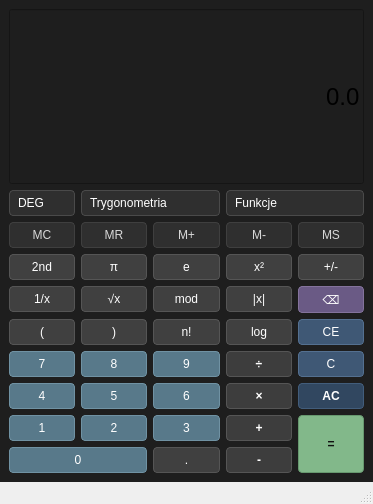
<?xml version="1.0" encoding="UTF-8"?>
<ui version="4.0">
 <class>Calculator</class>
 <widget class="QMainWindow" name="Calculator">
  <property name="geometry">
   <rect>
    <x>0</x>
    <y>0</y>
    <width>373</width>
    <height>504</height>
   </rect>
  </property>
  <property name="sizePolicy">
   <sizepolicy hsizetype="Preferred" vsizetype="Fixed">
    <horstretch>0</horstretch>
    <verstretch>0</verstretch>
   </sizepolicy>
  </property>
  <property name="windowTitle">
   <string>Calculator</string>
  </property>
  <widget class="QWidget" name="centralwidget">
   <property name="styleSheet">
    <string notr="true">QWidget {
    background-color: #1e1e1e;
}</string>
   </property>
   <layout class="QGridLayout" name="gridLayout">
    <item row="6" column="0">
     <widget class="QPushButton" name="liczba7">
      <property name="sizePolicy">
       <sizepolicy hsizetype="Preferred" vsizetype="Preferred">
        <horstretch>0</horstretch>
        <verstretch>0</verstretch>
       </sizepolicy>
      </property>
      <property name="styleSheet">
       <string notr="true">QPushButton {
    background-color: #58798a;
    color: white;
    border: 1px solid #7092a3;
    border-radius: 4px;
    padding: 5px;
}

QPushButton:hover {
    background-color: #678a9b;
}

QPushButton:pressed {
    background-color: #4b6978;
}</string>
      </property>
      <property name="text">
       <string>7</string>
      </property>
     </widget>
    </item>
    <item row="9" column="0" colspan="2">
     <widget class="QPushButton" name="liczba0">
      <property name="sizePolicy">
       <sizepolicy hsizetype="Preferred" vsizetype="Preferred">
        <horstretch>0</horstretch>
        <verstretch>0</verstretch>
       </sizepolicy>
      </property>
      <property name="styleSheet">
       <string notr="true">QPushButton {
    background-color: #58798a;
    color: white;
    border: 1px solid #7092a3;
    border-radius: 4px;
    padding: 5px;
}

QPushButton:hover {
    background-color: #678a9b;
}

QPushButton:pressed {
    background-color: #4b6978;
}</string>
      </property>
      <property name="text">
       <string>0</string>
      </property>
     </widget>
    </item>
    <item row="4" column="1">
     <widget class="QPushButton" name="pierwiatek">
      <property name="styleSheet">
       <string notr="true">QPushButton {
    background-color: #404040;
    color: white;
    border: 1px solid #555555;
    border-radius: 4px;
    padding: 5px;
}

QPushButton:hover {
    background-color: #4a4a4a;
}

QPushButton:pressed {
    background-color: #353535;
}</string>
      </property>
      <property name="text">
       <string>√x</string>
      </property>
     </widget>
    </item>
    <item row="6" column="2">
     <widget class="QPushButton" name="liczba9">
      <property name="sizePolicy">
       <sizepolicy hsizetype="Preferred" vsizetype="Preferred">
        <horstretch>0</horstretch>
        <verstretch>0</verstretch>
       </sizepolicy>
      </property>
      <property name="styleSheet">
       <string notr="true">QPushButton {
    background-color: #58798a;
    color: white;
    border: 1px solid #7092a3;
    border-radius: 4px;
    padding: 5px;
}

QPushButton:hover {
    background-color: #678a9b;
}

QPushButton:pressed {
    background-color: #4b6978;
}</string>
      </property>
      <property name="text">
       <string>9</string>
      </property>
     </widget>
    </item>
    <item row="7" column="1">
     <widget class="QPushButton" name="liczba5">
      <property name="sizePolicy">
       <sizepolicy hsizetype="Preferred" vsizetype="Preferred">
        <horstretch>0</horstretch>
        <verstretch>0</verstretch>
       </sizepolicy>
      </property>
      <property name="styleSheet">
       <string notr="true">QPushButton {
    background-color: #58798a;
    color: white;
    border: 1px solid #7092a3;
    border-radius: 4px;
    padding: 5px;
}

QPushButton:hover {
    background-color: #678a9b;
}

QPushButton:pressed {
    background-color: #4b6978;
}</string>
      </property>
      <property name="text">
       <string>5</string>
      </property>
     </widget>
    </item>
    <item row="4" column="0">
     <widget class="QPushButton" name="ulamek">
      <property name="styleSheet">
       <string notr="true">QPushButton {
    background-color: #404040;
    color: white;
    border: 1px solid #555555;
    border-radius: 4px;
    padding: 5px;
}

QPushButton:hover {
    background-color: #4a4a4a;
}

QPushButton:pressed {
    background-color: #353535;
}</string>
      </property>
      <property name="text">
       <string>1/x</string>
      </property>
     </widget>
    </item>
    <item row="8" column="0">
     <widget class="QPushButton" name="liczba1">
      <property name="sizePolicy">
       <sizepolicy hsizetype="Preferred" vsizetype="Preferred">
        <horstretch>0</horstretch>
        <verstretch>0</verstretch>
       </sizepolicy>
      </property>
      <property name="styleSheet">
       <string notr="true">QPushButton {
    background-color: #58798a;
    color: white;
    border: 1px solid #7092a3;
    border-radius: 4px;
    padding: 5px;
}

QPushButton:hover {
    background-color: #678a9b;
}

QPushButton:pressed {
    background-color: #4b6978;
}</string>
      </property>
      <property name="text">
       <string>1</string>
      </property>
     </widget>
    </item>
    <item row="5" column="3">
     <widget class="QPushButton" name="log">
      <property name="styleSheet">
       <string notr="true">QPushButton {
    background-color: #404040;
    color: white;
    border: 1px solid #555555;
    border-radius: 4px;
    padding: 5px;
}

QPushButton:hover {
    background-color: #4a4a4a;
}

QPushButton:pressed {
    background-color: #353535;
}</string>
      </property>
      <property name="text">
       <string>log</string>
      </property>
     </widget>
    </item>
    <item row="7" column="0">
     <widget class="QPushButton" name="liczba4">
      <property name="sizePolicy">
       <sizepolicy hsizetype="Preferred" vsizetype="Preferred">
        <horstretch>0</horstretch>
        <verstretch>0</verstretch>
       </sizepolicy>
      </property>
      <property name="styleSheet">
       <string notr="true">QPushButton {
    background-color: #58798a;
    color: white;
    border: 1px solid #7092a3;
    border-radius: 4px;
    padding: 5px;
}

QPushButton:hover {
    background-color: #678a9b;
}

QPushButton:pressed {
    background-color: #4b6978;
}</string>
      </property>
      <property name="text">
       <string>4</string>
      </property>
     </widget>
    </item>
    <item row="5" column="0">
     <widget class="QPushButton" name="nawias_otw">
      <property name="styleSheet">
       <string notr="true">QPushButton {
    background-color: #404040;
    color: white;
    border: 1px solid #555555;
    border-radius: 4px;
    padding: 5px;
}

QPushButton:hover {
    background-color: #4a4a4a;
}

QPushButton:pressed {
    background-color: #353535;
}</string>
      </property>
      <property name="text">
       <string>(</string>
      </property>
     </widget>
    </item>
    <item row="8" column="1">
     <widget class="QPushButton" name="liczba2">
      <property name="sizePolicy">
       <sizepolicy hsizetype="Preferred" vsizetype="Preferred">
        <horstretch>0</horstretch>
        <verstretch>0</verstretch>
       </sizepolicy>
      </property>
      <property name="styleSheet">
       <string notr="true">QPushButton {
    background-color: #58798a;
    color: white;
    border: 1px solid #7092a3;
    border-radius: 4px;
    padding: 5px;
}

QPushButton:hover {
    background-color: #678a9b;
}

QPushButton:pressed {
    background-color: #4b6978;
}</string>
      </property>
      <property name="text">
       <string>2</string>
      </property>
     </widget>
    </item>
    <item row="2" column="2">
     <widget class="QPushButton" name="Mplus">
      <property name="sizePolicy">
       <sizepolicy hsizetype="Preferred" vsizetype="Preferred">
        <horstretch>0</horstretch>
        <verstretch>0</verstretch>
       </sizepolicy>
      </property>
      <property name="styleSheet">
       <string notr="true">QPushButton {
    background-color: #2f2f2f;
    color: #d8d8d8;
    border: 1px solid #3f3f3f;
    border-radius: 4px;
    padding: 5px;
}

QPushButton:hover {
    background-color: #3a3a3a;
}

QPushButton:pressed {
    background-color: #252525;
    border: 1px solid #5a5a5a;
}</string>
      </property>
      <property name="text">
       <string>M+</string>
      </property>
     </widget>
    </item>
    <item row="7" column="3">
     <widget class="QPushButton" name="mnozenie">
      <property name="sizePolicy">
       <sizepolicy hsizetype="Preferred" vsizetype="Preferred">
        <horstretch>0</horstretch>
        <verstretch>0</verstretch>
       </sizepolicy>
      </property>
      <property name="styleSheet">
       <string notr="true">QPushButton {
    background-color: #3d3d3d;
    color: white;
    border: 1px solid #555555;
    border-radius: 4px;
    padding: 5px;
    font-weight: bold;
}

QPushButton:hover {
    background-color: #4a4a4a;
}

QPushButton:pressed {
    background-color: #303030;
}</string>
      </property>
      <property name="text">
       <string>×</string>
      </property>
     </widget>
    </item>
    <item row="3" column="3">
     <widget class="QPushButton" name="x2">
      <property name="styleSheet">
       <string notr="true">QPushButton {
    background-color: #404040;
    color: white;
    border: 1px solid #555555;
    border-radius: 4px;
    padding: 5px;
}

QPushButton:hover {
    background-color: #4a4a4a;
}

QPushButton:pressed {
    background-color: #353535;
}</string>
      </property>
      <property name="text">
       <string>x²</string>
      </property>
     </widget>
    </item>
    <item row="5" column="1">
     <widget class="QPushButton" name="nawias_zam">
      <property name="styleSheet">
       <string notr="true">QPushButton {
    background-color: #404040;
    color: white;
    border: 1px solid #555555;
    border-radius: 4px;
    padding: 5px;
}

QPushButton:hover {
    background-color: #4a4a4a;
}

QPushButton:pressed {
    background-color: #353535;
}</string>
      </property>
      <property name="text">
       <string>)</string>
      </property>
     </widget>
    </item>
    <item row="6" column="3">
     <widget class="QPushButton" name="dzielenie">
      <property name="sizePolicy">
       <sizepolicy hsizetype="Preferred" vsizetype="Preferred">
        <horstretch>0</horstretch>
        <verstretch>0</verstretch>
       </sizepolicy>
      </property>
      <property name="styleSheet">
       <string notr="true">QPushButton {
    background-color: #3d3d3d;
    color: white;
    border: 1px solid #555555;
    border-radius: 4px;
    padding: 5px;
    font-weight: bold;
}

QPushButton:hover {
    background-color: #4a4a4a;
}

QPushButton:pressed {
    background-color: #303030;
}</string>
      </property>
      <property name="text">
       <string>÷</string>
      </property>
     </widget>
    </item>
    <item row="3" column="0">
     <widget class="QPushButton" name="nd2">
      <property name="styleSheet">
       <string notr="true">QPushButton {
    background-color: #404040;
    color: white;
    border: 1px solid #555555;
    border-radius: 4px;
    padding: 5px;
}

QPushButton:hover {
    background-color: #4a4a4a;
}

QPushButton:pressed {
    background-color: #353535;
}</string>
      </property>
      <property name="text">
       <string>2nd</string>
      </property>
     </widget>
    </item>
    <item row="1" column="3" colspan="2">
     <widget class="QComboBox" name="Funkcje">
      <property name="styleSheet">
       <string notr="true">QComboBox {
    background-color: #2f2f2f;
    color: white;
    border: 1px solid #4a4a4a;
    border-radius: 4px;
    padding: 4px 8px;
}

QComboBox:hover {
    background-color: #3a3a3a;
}

QComboBox:focus {
    border: 1px solid #5f7f90;
}

QComboBox::drop-down {
    border: none;
    width: 20px;
    background-color: transparent;
}

QComboBox QAbstractItemView {
    background-color: #2b2b2b;
    color: white;
    border: 1px solid #4a4a4a;
    selection-background-color: #58798a;
    selection-color: white;
}</string>
      </property>
      <item>
       <property name="text">
        <string>Funkcje</string>
       </property>
      </item>
     </widget>
    </item>
    <item row="6" column="1">
     <widget class="QPushButton" name="liczba8">
      <property name="sizePolicy">
       <sizepolicy hsizetype="Preferred" vsizetype="Preferred">
        <horstretch>0</horstretch>
        <verstretch>0</verstretch>
       </sizepolicy>
      </property>
      <property name="styleSheet">
       <string notr="true">QPushButton {
    background-color: #58798a;
    color: white;
    border: 1px solid #7092a3;
    border-radius: 4px;
    padding: 5px;
}

QPushButton:hover {
    background-color: #678a9b;
}

QPushButton:pressed {
    background-color: #4b6978;
}</string>
      </property>
      <property name="text">
       <string>8</string>
      </property>
     </widget>
    </item>
    <item row="2" column="1">
     <widget class="QPushButton" name="MR">
      <property name="styleSheet">
       <string>QPushButton {
    background-color: #2f2f2f;
    color: #d8d8d8;
    border: 1px solid #3f3f3f;
    border-radius: 4px;
    padding: 5px;
}

QPushButton:hover {
    background-color: #3a3a3a;
}

QPushButton:pressed {
    background-color: #252525;
    border: 1px solid #5a5a5a;
}</string>
      </property>
      <property name="text">
       <string>MR</string>
      </property>
     </widget>
    </item>
    <item row="2" column="3">
     <widget class="QPushButton" name="Mminus">
      <property name="sizePolicy">
       <sizepolicy hsizetype="Preferred" vsizetype="Preferred">
        <horstretch>0</horstretch>
        <verstretch>0</verstretch>
       </sizepolicy>
      </property>
      <property name="styleSheet">
       <string notr="true">QPushButton {
    background-color: #2f2f2f;
    color: #d8d8d8;
    border: 1px solid #3f3f3f;
    border-radius: 4px;
    padding: 5px;
}

QPushButton:hover {
    background-color: #3a3a3a;
}

QPushButton:pressed {
    background-color: #252525;
    border: 1px solid #5a5a5a;
}</string>
      </property>
      <property name="text">
       <string>M-</string>
      </property>
     </widget>
    </item>
    <item row="2" column="4">
     <widget class="QPushButton" name="MS">
      <property name="sizePolicy">
       <sizepolicy hsizetype="Preferred" vsizetype="Preferred">
        <horstretch>0</horstretch>
        <verstretch>0</verstretch>
       </sizepolicy>
      </property>
      <property name="styleSheet">
       <string notr="true">QPushButton {
    background-color: #2f2f2f;
    color: #d8d8d8;
    border: 1px solid #3f3f3f;
    border-radius: 4px;
    padding: 5px;
}

QPushButton:hover {
    background-color: #3a3a3a;
}

QPushButton:pressed {
    background-color: #252525;
    border: 1px solid #5a5a5a;
}</string>
      </property>
      <property name="text">
       <string>MS</string>
      </property>
     </widget>
    </item>
    <item row="9" column="3">
     <widget class="QPushButton" name="minus">
      <property name="sizePolicy">
       <sizepolicy hsizetype="Preferred" vsizetype="Preferred">
        <horstretch>0</horstretch>
        <verstretch>0</verstretch>
       </sizepolicy>
      </property>
      <property name="styleSheet">
       <string notr="true">QPushButton {
    background-color: #3d3d3d;
    color: white;
    border: 1px solid #555555;
    border-radius: 4px;
    padding: 5px;
    font-weight: bold;
}

QPushButton:hover {
    background-color: #4a4a4a;
}

QPushButton:pressed {
    background-color: #303030;
}</string>
      </property>
      <property name="text">
       <string>-</string>
      </property>
     </widget>
    </item>
    <item row="4" column="3">
     <widget class="QPushButton" name="bezwzgledna">
      <property name="styleSheet">
       <string notr="true">QPushButton {
    background-color: #404040;
    color: white;
    border: 1px solid #555555;
    border-radius: 4px;
    padding: 5px;
}

QPushButton:hover {
    background-color: #4a4a4a;
}

QPushButton:pressed {
    background-color: #353535;
}</string>
      </property>
      <property name="text">
       <string>|x|</string>
      </property>
     </widget>
    </item>
    <item row="8" column="3">
     <widget class="QPushButton" name="dodawanie">
      <property name="sizePolicy">
       <sizepolicy hsizetype="Preferred" vsizetype="Preferred">
        <horstretch>0</horstretch>
        <verstretch>0</verstretch>
       </sizepolicy>
      </property>
      <property name="styleSheet">
       <string notr="true">QPushButton {
    background-color: #3d3d3d;
    color: white;
    border: 1px solid #555555;
    border-radius: 4px;
    padding: 5px;
    font-weight: bold;
}

QPushButton:hover {
    background-color: #4a4a4a;
}

QPushButton:pressed {
    background-color: #303030;
}</string>
      </property>
      <property name="text">
       <string>+</string>
      </property>
     </widget>
    </item>
    <item row="4" column="2">
     <widget class="QPushButton" name="mod">
      <property name="styleSheet">
       <string notr="true">QPushButton {
    background-color: #404040;
    color: white;
    border: 1px solid #555555;
    border-radius: 4px;
    padding: 5px;
}

QPushButton:hover {
    background-color: #4a4a4a;
}

QPushButton:pressed {
    background-color: #353535;
}</string>
      </property>
      <property name="text">
       <string>mod</string>
      </property>
     </widget>
    </item>
    <item row="8" column="2">
     <widget class="QPushButton" name="liczba3">
      <property name="sizePolicy">
       <sizepolicy hsizetype="Preferred" vsizetype="Preferred">
        <horstretch>0</horstretch>
        <verstretch>0</verstretch>
       </sizepolicy>
      </property>
      <property name="styleSheet">
       <string notr="true">QPushButton {
    background-color: #58798a;
    color: white;
    border: 1px solid #7092a3;
    border-radius: 4px;
    padding: 5px;
}

QPushButton:hover {
    background-color: #678a9b;
}

QPushButton:pressed {
    background-color: #4b6978;
}</string>
      </property>
      <property name="text">
       <string>3</string>
      </property>
     </widget>
    </item>
    <item row="3" column="1">
     <widget class="QPushButton" name="pi">
      <property name="styleSheet">
       <string notr="true">QPushButton {
    background-color: #404040;
    color: white;
    border: 1px solid #555555;
    border-radius: 4px;
    padding: 5px;
}

QPushButton:hover {
    background-color: #4a4a4a;
}

QPushButton:pressed {
    background-color: #353535;
}</string>
      </property>
      <property name="text">
       <string>π</string>
      </property>
     </widget>
    </item>
    <item row="3" column="2">
     <widget class="QPushButton" name="e">
      <property name="styleSheet">
       <string notr="true">QPushButton {
    background-color: #404040;
    color: white;
    border: 1px solid #555555;
    border-radius: 4px;
    padding: 5px;
}

QPushButton:hover {
    background-color: #4a4a4a;
}

QPushButton:pressed {
    background-color: #353535;
}</string>
      </property>
      <property name="text">
       <string>e</string>
      </property>
     </widget>
    </item>
    <item row="5" column="2">
     <widget class="QPushButton" name="silnia">
      <property name="styleSheet">
       <string notr="true">QPushButton {
    background-color: #404040;
    color: white;
    border: 1px solid #555555;
    border-radius: 4px;
    padding: 5px;
}

QPushButton:hover {
    background-color: #4a4a4a;
}

QPushButton:pressed {
    background-color: #353535;
}</string>
      </property>
      <property name="text">
       <string>n!</string>
      </property>
     </widget>
    </item>
    <item row="0" column="0" colspan="5">
     <widget class="QLineEdit" name="Display">
      <property name="sizePolicy">
       <sizepolicy hsizetype="Expanding" vsizetype="Expanding">
        <horstretch>0</horstretch>
        <verstretch>0</verstretch>
       </sizepolicy>
      </property>
      <property name="maximumSize">
       <size>
        <width>16777215</width>
        <height>16777215</height>
       </size>
      </property>
      <property name="font">
       <font>
        <family>Arial</family>
        <pointsize>18</pointsize>
        <bold>false</bold>
       </font>
      </property>
      <property name="styleSheet">
       <string notr="true">QLabel {
    background-color: #707070;
    color: white;
    border: 1px solid #8a8a8a;
    padding: 10px;
    font-size: 24px;
    font-weight: bold;
}</string>
      </property>
      <property name="text">
       <string>0.0</string>
      </property>
      <property name="alignment">
       <set>Qt::AlignmentFlag::AlignRight|Qt::AlignmentFlag::AlignTrailing|Qt::AlignmentFlag::AlignVCenter</set>
      </property>
     </widget>
    </item>
    <item row="7" column="2">
     <widget class="QPushButton" name="liczba6">
      <property name="sizePolicy">
       <sizepolicy hsizetype="Preferred" vsizetype="Preferred">
        <horstretch>0</horstretch>
        <verstretch>0</verstretch>
       </sizepolicy>
      </property>
      <property name="styleSheet">
       <string notr="true">QPushButton {
    background-color: #58798a;
    color: white;
    border: 1px solid #7092a3;
    border-radius: 4px;
    padding: 5px;
}

QPushButton:hover {
    background-color: #678a9b;
}

QPushButton:pressed {
    background-color: #4b6978;
}</string>
      </property>
      <property name="text">
       <string>6</string>
      </property>
     </widget>
    </item>
    <item row="1" column="1" colspan="2">
     <widget class="QComboBox" name="Trygonometria">
      <property name="styleSheet">
       <string notr="true">QComboBox {
    background-color: #2f2f2f;
    color: white;
    border: 1px solid #4a4a4a;
    border-radius: 4px;
    padding: 4px 8px;
}

QComboBox:hover {
    background-color: #3a3a3a;
}

QComboBox:focus {
    border: 1px solid #5f7f90;
}

QComboBox::drop-down {
    border: none;
    width: 20px;
    background-color: transparent;
}

QComboBox QAbstractItemView {
    background-color: #2b2b2b;
    color: white;
    border: 1px solid #4a4a4a;
    selection-background-color: #58798a;
    selection-color: white;
}</string>
      </property>
      <item>
       <property name="text">
        <string>Trygonometria</string>
       </property>
      </item>
      <item>
       <property name="text">
        <string>sin</string>
       </property>
      </item>
      <item>
       <property name="text">
        <string>cos</string>
       </property>
      </item>
      <item>
       <property name="text">
        <string>tan</string>
       </property>
      </item>
     </widget>
    </item>
    <item row="2" column="0">
     <widget class="QPushButton" name="MC">
      <property name="styleSheet">
       <string>QPushButton {
    background-color: #2f2f2f;
    color: #d8d8d8;
    border: 1px solid #3f3f3f;
    border-radius: 4px;
    padding: 5px;
}

QPushButton:hover {
    background-color: #3a3a3a;
}

QPushButton:pressed {
    background-color: #252525;
    border: 1px solid #5a5a5a;
}</string>
      </property>
      <property name="text">
       <string>MC</string>
      </property>
     </widget>
    </item>
    <item row="1" column="0">
     <widget class="QComboBox" name="DegRad">
      <property name="styleSheet">
       <string notr="true">QComboBox {
    background-color: #2f2f2f;
    color: white;
    border: 1px solid #4a4a4a;
    border-radius: 4px;
    padding: 4px 8px;
}

QComboBox:hover {
    background-color: #3a3a3a;
}

QComboBox:focus {
    border: 1px solid #5f7f90;
}

QComboBox::drop-down {
    border: none;
    width: 20px;
    background-color: transparent;
}

QComboBox QAbstractItemView {
    background-color: #2b2b2b;
    color: white;
    border: 1px solid #4a4a4a;
    selection-background-color: #58798a;
    selection-color: white;
}</string>
      </property>
      <item>
       <property name="text">
        <string>DEG</string>
       </property>
      </item>
      <item>
       <property name="text">
        <string>RAD</string>
       </property>
      </item>
     </widget>
    </item>
    <item row="9" column="2">
     <widget class="QPushButton" name="przecinek">
      <property name="styleSheet">
       <string notr="true">QPushButton {
    background-color: #404040;
    color: white;
    border: 1px solid #555555;
    border-radius: 4px;
    padding: 5px;
}

QPushButton:hover {
    background-color: #4a4a4a;
}

QPushButton:pressed {
    background-color: #353535;
}</string>
      </property>
      <property name="text">
       <string>.</string>
      </property>
     </widget>
    </item>
    <item row="3" column="4">
     <widget class="QPushButton" name="plusminus">
      <property name="sizePolicy">
       <sizepolicy hsizetype="Preferred" vsizetype="Preferred">
        <horstretch>0</horstretch>
        <verstretch>0</verstretch>
       </sizepolicy>
      </property>
      <property name="styleSheet">
       <string notr="true">QPushButton {
    background-color: #404040;
    color: white;
    border: 1px solid #555555;
    border-radius: 4px;
    padding: 5px;
}

QPushButton:hover {
    background-color: #4a4a4a;
}

QPushButton:pressed {
    background-color: #353535;
}</string>
      </property>
      <property name="text">
       <string>+/-</string>
      </property>
     </widget>
    </item>
    <item row="4" column="4">
     <widget class="QPushButton" name="backspace">
      <property name="styleSheet">
       <string notr="true">QPushButton {
    background-color: #6a5a85;
    color: white;
    border: 1px solid #84739c;
    border-radius: 4px;
    padding: 5px;
}

QPushButton:hover {
    background-color: #776792;
}

QPushButton:pressed {
    background-color: #5b4d73;
}</string>
      </property>
      <property name="text">
       <string>⌫</string>
      </property>
      <property name="iconSize">
       <size>
        <width>50</width>
        <height>50</height>
       </size>
      </property>
     </widget>
    </item>
    <item row="5" column="4">
     <widget class="QPushButton" name="CE">
      <property name="styleSheet">
       <string notr="true">QPushButton {
    background-color: #3f5875;
    color: white;
    border: 1px solid #547090;
    border-radius: 4px;
    padding: 5px;
}

QPushButton:hover {
    background-color: #4b6786;
}

QPushButton:pressed {
    background-color: #354b63;
}</string>
      </property>
      <property name="text">
       <string>CE</string>
      </property>
     </widget>
    </item>
    <item row="6" column="4">
     <widget class="QPushButton" name="C">
      <property name="styleSheet">
       <string notr="true">QPushButton {
    background-color: #3f5875;
    color: white;
    border: 1px solid #547090;
    border-radius: 4px;
    padding: 5px;
}

QPushButton:hover {
    background-color: #4b6786;
}

QPushButton:pressed {
    background-color: #354b63;
}</string>
      </property>
      <property name="text">
       <string>C</string>
      </property>
     </widget>
    </item>
    <item row="7" column="4">
     <widget class="QPushButton" name="AC">
      <property name="sizePolicy">
       <sizepolicy hsizetype="Preferred" vsizetype="Preferred">
        <horstretch>0</horstretch>
        <verstretch>0</verstretch>
       </sizepolicy>
      </property>
      <property name="styleSheet">
       <string notr="true">QPushButton {
    background-color: #314760;
    color: white;
    border: 1px solid #425d7b;
    border-radius: 4px;
    padding: 5px;
    font-weight: bold;
}

QPushButton:hover {
    background-color: #3a5572;
}

QPushButton:pressed {
    background-color: #293b50;
}</string>
      </property>
      <property name="text">
       <string>AC</string>
      </property>
     </widget>
    </item>
    <item row="8" column="4" rowspan="2">
     <widget class="QPushButton" name="rownasie">
      <property name="sizePolicy">
       <sizepolicy hsizetype="Preferred" vsizetype="Preferred">
        <horstretch>0</horstretch>
        <verstretch>0</verstretch>
       </sizepolicy>
      </property>
      <property name="styleSheet">
       <string notr="true">QPushButton {
    background-color: #82b88a;
    color: #111111;
    border: 1px solid #67986f;
    border-radius: 4px;
    padding: 5px;
    font-weight: bold;
}

QPushButton:hover {
    background-color: #93c99b;
}

QPushButton:pressed {
    background-color: #73a67b;
}</string>
      </property>
      <property name="text">
       <string>=</string>
      </property>
     </widget>
    </item>
   </layout>
  </widget>
  <widget class="QMenuBar" name="menubar">
   <property name="geometry">
    <rect>
     <x>0</x>
     <y>0</y>
     <width>373</width>
     <height>25</height>
    </rect>
   </property>
  </widget>
  <widget class="QStatusBar" name="statusbar"/>
 </widget>
 <resources/>
 <connections/>
</ui>
